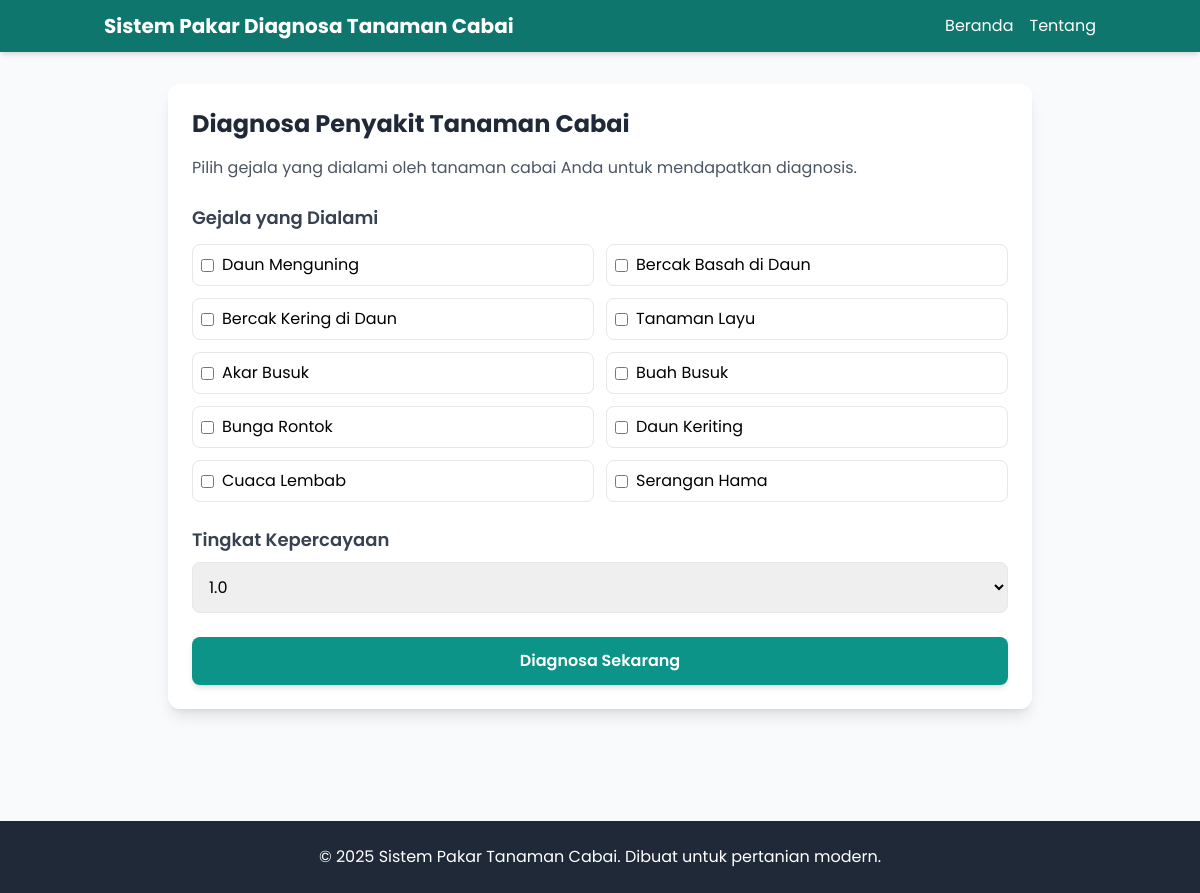
The page / on the database its author committed.
### expert/models.py (models this page shows, shortened)
class Symptom(models.Model):
    code = models.CharField(max_length=50, unique=True)
    name = models.CharField(max_length=100)

### expert/views.py (the view, shortened to what this page needs)
# urls.py: path('', views.diagnose_view, name='diagnose')
def diagnose_view(request):
    symptoms = Symptom.objects.all()
    results = []
    explanations = []
    return render(request, 'diagnose.html', {
        'symptoms': symptoms,
        'results': results,
        'explanations': explanations
    })

### expert/templates/diagnose.html (shortened to what this page needs)
<!DOCTYPE html>
<html lang="id">
<head>
    <script src="https://cdn.tailwindcss.com"></script>
</head>
<body class="bg-gray-50">
    <nav class="w-full bg-teal-700 text-white shadow-md">
        <div class="container mx-auto px-4 py-3 flex justify-between items-center">
            <h1 class="text-xl font-bold">Sistem Pakar Diagnosa Tanaman Cabai</h1>
            <div class="flex items-center space-x-4">
                <a href="#" class="hover:underline">Beranda</a>
                <a href="#" class="hover:underline">Tentang</a>
            </div>
        </div>
    </nav>
    <main class="container mx-auto px-4 py-8 max-w-4xl">
        <div class="bg-white rounded-xl shadow-lg p-6 mb-8">
            <h2 class="text-2xl font-bold text-gray-800 mb-4">Diagnosa Penyakit Tanaman Cabai</h2>
            <p class="text-gray-600 mb-6">Pilih gejala yang dialami oleh tanaman cabai Anda untuk mendapatkan diagnosis.</p>
            <form method="post" class="space-y-6">
                <div>
                    <h3 class="text-lg font-semibold text-gray-700 mb-3">Gejala yang Dialami</h3>
                    <div class="grid grid-cols-1 sm:grid-cols-2 gap-3">
                        {% for symptom in symptoms %}
                            <label class="flex items-center space-x-2 p-2 border rounded-lg hover:bg-gray-50 cursor-pointer">
                                <input type="checkbox" name="symptoms" value="{{ symptom.code }}" class="rounded text-teal-600">
                                <span>{{ symptom.name }}</span>
                            </label>
                        {% endfor %}
                    </div>
                </div>
                <div>
                    <label class="block text-lg font-semibold text-gray-700 mb-2">Tingkat Kepercayaan</label>
                    <select name="confidence" class="w-full p-3 border rounded-lg focus:ring-2 focus:ring-teal-500 focus:outline-none">
                        <option value="1.0" selected>1.0</option>
                    </select>
                </div>
                <button type="submit" class="w-full py-3 bg-teal-600 text-white font-semibold rounded-lg shadow-md hover:bg-teal-700 transition duration-200">
                    Diagnosa Sekarang
                </button>
            </form>
        </div>
    </main>
    <footer class="mt-12 py-6 bg-gray-800 text-white text-center">
        <p>&copy; 2025 Sistem Pakar Tanaman Cabai. Dibuat untuk pertanian modern.</p>
    </footer>
</body>
</html>

### expert/templates/diagnose.html (style rules this page uses)
body { font-family: 'Poppins', sans-serif; }

### rows shown on the page
Symptom: name "Daun Menguning"
Symptom: name "Bercak Basah di Daun"
Symptom: name "Bercak Kering di Daun"
Symptom: name "Tanaman Layu"
Symptom: name "Akar Busuk"
Symptom: name "Buah Busuk"
Symptom: name "Bunga Rontok"
Symptom: name "Daun Keriting"
Symptom: name "Cuaca Lembab"
Symptom: name "Serangan Hama"
